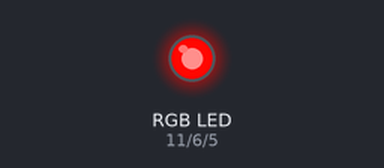
The sketch below on a simulated Arduino Uno, built with avr-gcc and run on an emulated ATmega328P. Parts: an RGB LED mixed from three pins (HIGH = lit).

Above: at 0.15 s.
At 5.2 s:
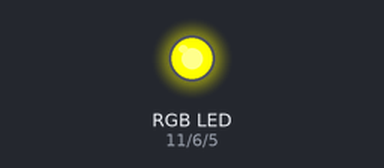
At 11.3 s:
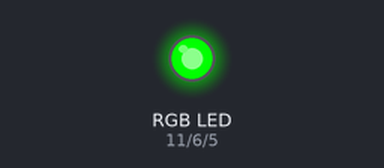
At 17.4 s:
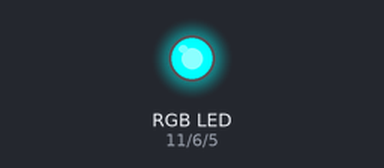
At 23.5 s:
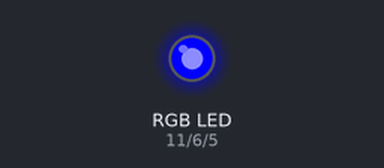
At 29.7 s:
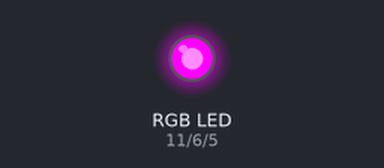
Timing chart, 0 to 40.0 s (numbered marks = the images above):
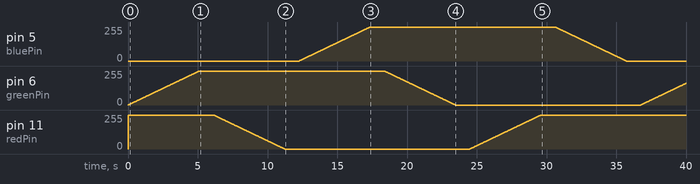

Measured:
- by itself, pin 5 (bluePin): rises from 0/255 to 255/255 in 5.1 s, then falls to 0/255 in 18.4 s

The sketch:

hamelion_full.ino
```cpp
const int bluePin = 5;    // Пин для красного цвета
const int greenPin = 6; // Пин для зеленого цвета
const int redPin = 11;  // Пин для синего цвета

int delayTime = 10;      // Время задержки между шагами изменения цвета

void setup() {
  pinMode(redPin, OUTPUT);
  pinMode(greenPin, OUTPUT);
  pinMode(bluePin, OUTPUT);
  //analogWrite(3, 255);
}

void loop()
{
  Animation1(redPin, greenPin, bluePin, 20, 1000, 255);
}


void Animation1(int R, int G, int B, int _delay1, int delay2, int yarkost)
{
    // RED
    analogWrite(R, yarkost);
    analogWrite(G, 0);
    analogWrite(B, 0);

    // YELLOW
    for (int i = 0; i <= yarkost; i++) { analogWrite(G, i); delay(_delay1); }
    delay(delay2);

    // GREEN
    for (int i = yarkost; i >= 0; i--) { analogWrite(R, i); delay(_delay1); }
    delay(delay2);

    // BULE (LIGHT)
    for (int i = 0; i <= yarkost; i++) { analogWrite(B, i); delay(_delay1); }
    delay(delay2);

    // BLUE (DARK)
    for (int i = yarkost; i >= 0; i--) { analogWrite(G, i); delay(_delay1); }
    delay(delay2);

    // PURPLE
    for (int i = 0; i <= yarkost; i++) { analogWrite(R, i); delay(_delay1); }
    delay(delay2);

    // RED
    for (int i = yarkost; i >= 0; i--) { analogWrite(B, i); delay(_delay1); }
    delay(delay2);
}
```
